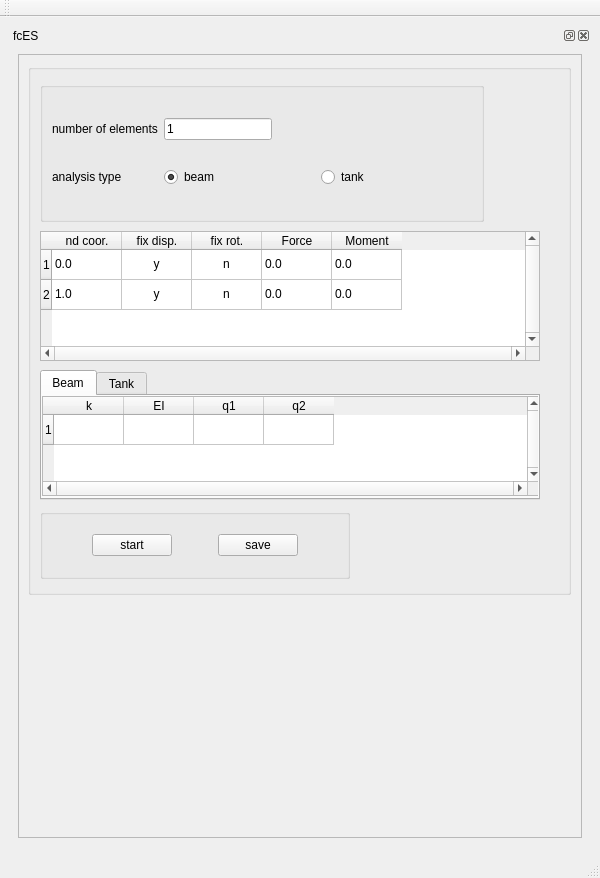
<?xml version="1.0" encoding="UTF-8"?>
<ui version="4.0">
 <class>MainWindow</class>
 <widget class="QMainWindow" name="MainWindow">
  <property name="geometry">
   <rect>
    <x>0</x>
    <y>0</y>
    <width>600</width>
    <height>878</height>
   </rect>
  </property>
  <property name="sizePolicy">
   <sizepolicy hsizetype="Preferred" vsizetype="Preferred">
    <horstretch>0</horstretch>
    <verstretch>2</verstretch>
   </sizepolicy>
  </property>
  <property name="minimumSize">
   <size>
    <width>0</width>
    <height>0</height>
   </size>
  </property>
  <property name="maximumSize">
   <size>
    <width>16777215</width>
    <height>16777215</height>
   </size>
  </property>
  <property name="windowTitle">
   <string>MainWindow</string>
  </property>
  <widget class="QWidget" name="cw">
   <property name="minimumSize">
    <size>
     <width>0</width>
     <height>0</height>
    </size>
   </property>
   <property name="maximumSize">
    <size>
     <width>16777215</width>
     <height>16777215</height>
    </size>
   </property>
   <layout class="QGridLayout" name="gridLayout">
    <item row="0" column="0">
     <widget class="QDockWidget" name="dw">
      <property name="minimumSize">
       <size>
        <width>100</width>
        <height>130</height>
       </size>
      </property>
      <property name="maximumSize">
       <size>
        <width>524287</width>
        <height>1019</height>
       </size>
      </property>
      <property name="windowTitle">
       <string>fcES</string>
      </property>
      <widget class="QWidget" name="dockWidgetContents">
       <property name="sizePolicy">
        <sizepolicy hsizetype="Preferred" vsizetype="Preferred">
         <horstretch>0</horstretch>
         <verstretch>1</verstretch>
        </sizepolicy>
       </property>
       <property name="maximumSize">
        <size>
         <width>16777215</width>
         <height>1000</height>
        </size>
       </property>
       <layout class="QVBoxLayout" name="verticalLayout_3">
        <item>
         <widget class="QScrollArea" name="scrollArea">
          <property name="sizePolicy">
           <sizepolicy hsizetype="Expanding" vsizetype="Expanding">
            <horstretch>0</horstretch>
            <verstretch>0</verstretch>
           </sizepolicy>
          </property>
          <property name="maximumSize">
           <size>
            <width>16777215</width>
            <height>1000</height>
           </size>
          </property>
          <property name="widgetResizable">
           <bool>true</bool>
          </property>
          <widget class="QWidget" name="scrollAreaWidgetContents">
           <property name="geometry">
            <rect>
             <x>0</x>
             <y>0</y>
             <width>562</width>
             <height>760</height>
            </rect>
           </property>
           <property name="maximumSize">
            <size>
             <width>16777215</width>
             <height>1000</height>
            </size>
           </property>
           <property name="contextMenuPolicy">
            <enum>Qt::NoContextMenu</enum>
           </property>
           <widget class="QGroupBox" name="groupBox">
            <property name="geometry">
             <rect>
              <x>9</x>
              <y>9</y>
              <width>543</width>
              <height>531</height>
             </rect>
            </property>
            <property name="sizePolicy">
             <sizepolicy hsizetype="Preferred" vsizetype="Fixed">
              <horstretch>0</horstretch>
              <verstretch>0</verstretch>
             </sizepolicy>
            </property>
            <property name="minimumSize">
             <size>
              <width>0</width>
              <height>500</height>
             </size>
            </property>
            <property name="maximumSize">
             <size>
              <width>16777215</width>
              <height>1000</height>
             </size>
            </property>
            <property name="title">
             <string/>
            </property>
            <layout class="QVBoxLayout" name="verticalLayout">
             <item>
              <widget class="QGroupBox" name="groupBox_2">
               <property name="sizePolicy">
                <sizepolicy hsizetype="Fixed" vsizetype="Preferred">
                 <horstretch>0</horstretch>
                 <verstretch>0</verstretch>
                </sizepolicy>
               </property>
               <property name="maximumSize">
                <size>
                 <width>16777215</width>
                 <height>140</height>
                </size>
               </property>
               <property name="title">
                <string/>
               </property>
               <layout class="QGridLayout" name="gridLayout_2">
                <item row="0" column="1">
                 <layout class="QHBoxLayout" name="horizontalLayout_2">
                  <item>
                   <widget class="QLineEdit" name="num_el">
                    <property name="text">
                     <string>1</string>
                    </property>
                   </widget>
                  </item>
                  <item>
                   <spacer name="horizontalSpacer">
                    <property name="orientation">
                     <enum>Qt::Horizontal</enum>
                    </property>
                    <property name="sizeType">
                     <enum>QSizePolicy::Fixed</enum>
                    </property>
                    <property name="sizeHint" stdset="0">
                     <size>
                      <width>200</width>
                      <height>20</height>
                     </size>
                    </property>
                   </spacer>
                  </item>
                 </layout>
                </item>
                <item row="1" column="1">
                 <layout class="QHBoxLayout" name="horizontalLayout">
                  <item>
                   <widget class="QRadioButton" name="beamBtn">
                    <property name="text">
                     <string>beam</string>
                    </property>
                    <property name="checked">
                     <bool>true</bool>
                    </property>
                   </widget>
                  </item>
                  <item>
                   <widget class="QRadioButton" name="tankBtn">
                    <property name="text">
                     <string>tank</string>
                    </property>
                   </widget>
                  </item>
                 </layout>
                </item>
                <item row="1" column="0">
                 <widget class="QLabel" name="label">
                  <property name="text">
                   <string>analysis type</string>
                  </property>
                 </widget>
                </item>
                <item row="0" column="0">
                 <widget class="QLabel" name="label_4">
                  <property name="maximumSize">
                   <size>
                    <width>16777215</width>
                    <height>100</height>
                   </size>
                  </property>
                  <property name="text">
                   <string>number of elements</string>
                  </property>
                 </widget>
                </item>
               </layout>
              </widget>
             </item>
             <item>
              <widget class="QTableWidget" name="node_prop">
               <property name="sizePolicy">
                <sizepolicy hsizetype="Fixed" vsizetype="Preferred">
                 <horstretch>0</horstretch>
                 <verstretch>0</verstretch>
                </sizepolicy>
               </property>
               <property name="minimumSize">
                <size>
                 <width>500</width>
                 <height>0</height>
                </size>
               </property>
               <property name="maximumSize">
                <size>
                 <width>16777215</width>
                 <height>130</height>
                </size>
               </property>
               <property name="verticalScrollBarPolicy">
                <enum>Qt::ScrollBarAlwaysOn</enum>
               </property>
               <property name="horizontalScrollBarPolicy">
                <enum>Qt::ScrollBarAlwaysOn</enum>
               </property>
               <attribute name="horizontalHeaderDefaultSectionSize">
                <number>70</number>
               </attribute>
               <row>
                <property name="text">
                 <string>1</string>
                </property>
               </row>
               <row>
                <property name="text">
                 <string>2</string>
                </property>
               </row>
               <column>
                <property name="text">
                 <string>nd coor.</string>
                </property>
               </column>
               <column>
                <property name="text">
                 <string>fix disp.</string>
                </property>
               </column>
               <column>
                <property name="text">
                 <string>fix rot.</string>
                </property>
               </column>
               <column>
                <property name="text">
                 <string>Force</string>
                </property>
               </column>
               <column>
                <property name="text">
                 <string>Moment</string>
                </property>
               </column>
               <item row="0" column="0">
                <property name="text">
                 <string>0.0</string>
                </property>
               </item>
               <item row="0" column="1">
                <property name="text">
                 <string>y</string>
                </property>
                <property name="textAlignment">
                 <set>AlignCenter</set>
                </property>
               </item>
               <item row="0" column="2">
                <property name="text">
                 <string>n</string>
                </property>
                <property name="textAlignment">
                 <set>AlignCenter</set>
                </property>
               </item>
               <item row="0" column="3">
                <property name="text">
                 <string>0.0</string>
                </property>
               </item>
               <item row="0" column="4">
                <property name="text">
                 <string>0.0</string>
                </property>
               </item>
               <item row="1" column="0">
                <property name="text">
                 <string>1.0</string>
                </property>
               </item>
               <item row="1" column="1">
                <property name="text">
                 <string>y</string>
                </property>
                <property name="textAlignment">
                 <set>AlignCenter</set>
                </property>
               </item>
               <item row="1" column="2">
                <property name="text">
                 <string>n</string>
                </property>
                <property name="textAlignment">
                 <set>AlignCenter</set>
                </property>
               </item>
               <item row="1" column="3">
                <property name="text">
                 <string>0.0</string>
                </property>
               </item>
               <item row="1" column="4">
                <property name="text">
                 <string>0.0</string>
                </property>
               </item>
              </widget>
             </item>
             <item>
              <widget class="QTabWidget" name="beam_tank">
               <property name="sizePolicy">
                <sizepolicy hsizetype="Fixed" vsizetype="Preferred">
                 <horstretch>0</horstretch>
                 <verstretch>0</verstretch>
                </sizepolicy>
               </property>
               <property name="minimumSize">
                <size>
                 <width>500</width>
                 <height>0</height>
                </size>
               </property>
               <property name="maximumSize">
                <size>
                 <width>16777215</width>
                 <height>130</height>
                </size>
               </property>
               <property name="currentIndex">
                <number>0</number>
               </property>
               <widget class="QWidget" name="Beam">
                <attribute name="title">
                 <string>Beam</string>
                </attribute>
                <widget class="QTableWidget" name="beam_prop">
                 <property name="geometry">
                  <rect>
                   <x>0</x>
                   <y>0</y>
                   <width>500</width>
                   <height>100</height>
                  </rect>
                 </property>
                 <property name="sizePolicy">
                  <sizepolicy hsizetype="Fixed" vsizetype="Preferred">
                   <horstretch>0</horstretch>
                   <verstretch>0</verstretch>
                  </sizepolicy>
                 </property>
                 <property name="minimumSize">
                  <size>
                   <width>500</width>
                   <height>0</height>
                  </size>
                 </property>
                 <property name="maximumSize">
                  <size>
                   <width>16777215</width>
                   <height>100</height>
                  </size>
                 </property>
                 <property name="verticalScrollBarPolicy">
                  <enum>Qt::ScrollBarAlwaysOn</enum>
                 </property>
                 <property name="horizontalScrollBarPolicy">
                  <enum>Qt::ScrollBarAlwaysOn</enum>
                 </property>
                 <attribute name="horizontalHeaderDefaultSectionSize">
                  <number>70</number>
                 </attribute>
                 <row>
                  <property name="text">
                   <string>1</string>
                  </property>
                 </row>
                 <column>
                  <property name="text">
                   <string>k</string>
                  </property>
                 </column>
                 <column>
                  <property name="text">
                   <string>EI</string>
                  </property>
                 </column>
                 <column>
                  <property name="text">
                   <string>q1</string>
                  </property>
                 </column>
                 <column>
                  <property name="text">
                   <string>q2</string>
                  </property>
                 </column>
                </widget>
               </widget>
               <widget class="QWidget" name="Tank">
                <attribute name="title">
                 <string>Tank</string>
                </attribute>
                <widget class="QTableWidget" name="tank_prop">
                 <property name="geometry">
                  <rect>
                   <x>0</x>
                   <y>0</y>
                   <width>500</width>
                   <height>100</height>
                  </rect>
                 </property>
                 <property name="sizePolicy">
                  <sizepolicy hsizetype="Fixed" vsizetype="Preferred">
                   <horstretch>0</horstretch>
                   <verstretch>0</verstretch>
                  </sizepolicy>
                 </property>
                 <property name="minimumSize">
                  <size>
                   <width>500</width>
                   <height>100</height>
                  </size>
                 </property>
                 <property name="maximumSize">
                  <size>
                   <width>16777215</width>
                   <height>100</height>
                  </size>
                 </property>
                 <property name="verticalScrollBarPolicy">
                  <enum>Qt::ScrollBarAlwaysOn</enum>
                 </property>
                 <property name="horizontalScrollBarPolicy">
                  <enum>Qt::ScrollBarAlwaysOn</enum>
                 </property>
                 <attribute name="horizontalHeaderDefaultSectionSize">
                  <number>70</number>
                 </attribute>
                 <row>
                  <property name="text">
                   <string>1</string>
                  </property>
                 </row>
                 <column>
                  <property name="text">
                   <string>R</string>
                  </property>
                 </column>
                 <column>
                  <property name="text">
                   <string>E</string>
                  </property>
                 </column>
                 <column>
                  <property name="text">
                   <string>t</string>
                  </property>
                 </column>
                 <column>
                  <property name="text">
                   <string>nu</string>
                  </property>
                 </column>
                 <column>
                  <property name="text">
                   <string>q1</string>
                  </property>
                 </column>
                 <column>
                  <property name="text">
                   <string>q2</string>
                  </property>
                 </column>
                 <item row="0" column="0">
                  <property name="text">
                   <string>1000.0</string>
                  </property>
                 </item>
                 <item row="0" column="1">
                  <property name="text">
                   <string>210000.0</string>
                  </property>
                 </item>
                 <item row="0" column="2">
                  <property name="text">
                   <string>4</string>
                  </property>
                 </item>
                 <item row="0" column="3">
                  <property name="text">
                   <string>0.3</string>
                  </property>
                 </item>
                 <item row="0" column="4">
                  <property name="text">
                   <string>1.0</string>
                  </property>
                 </item>
                 <item row="0" column="5">
                  <property name="text">
                   <string>1.0</string>
                  </property>
                 </item>
                </widget>
               </widget>
              </widget>
             </item>
             <item>
              <widget class="QGroupBox" name="actionBox">
               <property name="sizePolicy">
                <sizepolicy hsizetype="Fixed" vsizetype="Fixed">
                 <horstretch>0</horstretch>
                 <verstretch>0</verstretch>
                </sizepolicy>
               </property>
               <property name="minimumSize">
                <size>
                 <width>0</width>
                 <height>0</height>
                </size>
               </property>
               <property name="maximumSize">
                <size>
                 <width>16777215</width>
                 <height>70</height>
                </size>
               </property>
               <property name="title">
                <string/>
               </property>
               <layout class="QHBoxLayout" name="horizontalLayout_3">
                <item>
                 <spacer name="horizontalSpacer_3">
                  <property name="orientation">
                   <enum>Qt::Horizontal</enum>
                  </property>
                  <property name="sizeHint" stdset="0">
                   <size>
                    <width>40</width>
                    <height>20</height>
                   </size>
                  </property>
                 </spacer>
                </item>
                <item>
                 <widget class="QPushButton" name="startBtn">
                  <property name="text">
                   <string>start</string>
                  </property>
                 </widget>
                </item>
                <item>
                 <spacer name="horizontalSpacer_4">
                  <property name="orientation">
                   <enum>Qt::Horizontal</enum>
                  </property>
                  <property name="sizeHint" stdset="0">
                   <size>
                    <width>40</width>
                    <height>20</height>
                   </size>
                  </property>
                 </spacer>
                </item>
                <item>
                 <widget class="QPushButton" name="saveBtn">
                  <property name="text">
                   <string>save</string>
                  </property>
                 </widget>
                </item>
                <item>
                 <spacer name="horizontalSpacer_5">
                  <property name="orientation">
                   <enum>Qt::Horizontal</enum>
                  </property>
                  <property name="sizeHint" stdset="0">
                   <size>
                    <width>40</width>
                    <height>20</height>
                   </size>
                  </property>
                 </spacer>
                </item>
               </layout>
              </widget>
             </item>
            </layout>
           </widget>
          </widget>
         </widget>
        </item>
       </layout>
      </widget>
     </widget>
    </item>
   </layout>
  </widget>
  <widget class="QMenuBar" name="menubar">
   <property name="geometry">
    <rect>
     <x>0</x>
     <y>0</y>
     <width>600</width>
     <height>22</height>
    </rect>
   </property>
  </widget>
  <widget class="QStatusBar" name="statusBar"/>
  <widget class="QToolBar" name="toolBar">
   <property name="windowTitle">
    <string>toolBar</string>
   </property>
   <attribute name="toolBarArea">
    <enum>TopToolBarArea</enum>
   </attribute>
   <attribute name="toolBarBreak">
    <bool>false</bool>
   </attribute>
  </widget>
 </widget>
 <resources/>
 <connections/>
</ui>
